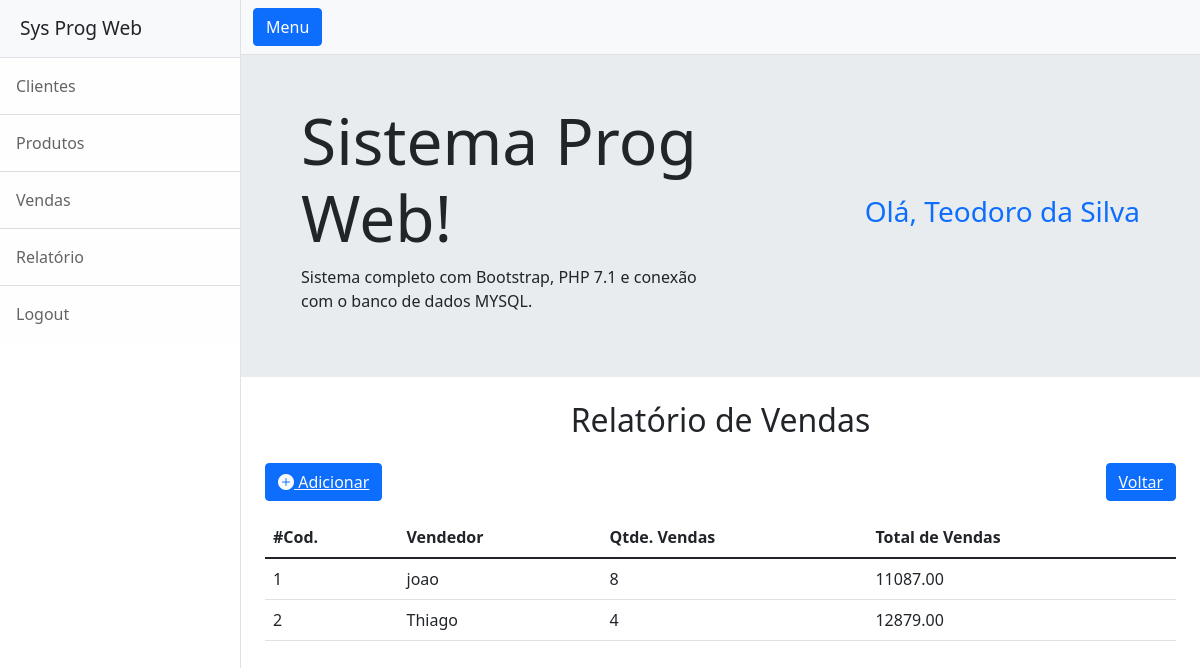
/relatorio.php (signed in), run on the app's committed database.
### tables this page shows
CREATE TABLE `vendedor` (
  `id_vendedor` int(11) NOT NULL,
  `nome` varchar(100) DEFAULT NULL
);

### relatorio.php (the view, shortened to what this page needs)
<?php
include './includes/connect.php';
include './includes/head.php';
include './includes/jumbotron.php';
?>
<div class="container">
  <div class="row mt-4">
    <div class="col-12 text-center">
      <h2>Relatório de Vendas</h2>
    </div>
  </div>
  <div class="container mb-4">
    <div class="row align-items-center">
      <div class="col-6 d-flex">
        <button class="btn btn-primary my-3">
          <a class="text-light" href="venda2.php"> <i class="bi bi-plus-circle-fill"></i> Adicionar </a>
        </button>
      </div>
      <div class="col-6 d-flex flex-row-reverse">
        <button class="btn btn-primary my-3">
          <a class="text-light" href="produto.php">Voltar</a>
        </button>
      </div>
    </div>
    <div class="row">
      <div class="col-12">
        <table class="table">
          <thead>
            <tr>
              <th scope="col">#Cod.</th>
              <th scope="col">Vendedor</th>
              <th scope="col">Qtde. Vendas</th>
              <th scope="col">Total de Vendas</th>
            </tr>
          </thead>
          <?php
          $query = "SELECT vendedor.id_vendedor, vendedor.nome, COUNT(venda.id_vendedor) as qtde, SUM(item_venda.total) as total
            FROM vendedor
            INNER JOIN venda
            ON vendedor.id_vendedor = venda.id_vendedor
            INNER JOIN item_venda
            ON item_venda.id_venda = venda.id_venda
            GROUP BY venda.id_vendedor ASC LIMIT 10";
          $sql = mysqli_query($con, $query) or die("Erro ao executar a consulta");
          while ($resultado = mysqli_fetch_array($sql)) {
            $id         = $resultado['id_vendedor'];
            $nome       = $resultado['nome'];
            $qtde       = $resultado['qtde'];
            $total      = $resultado['total'];
            echo "<tr>
												<td>" . $id . "</td>
												<td>" . $nome . "</td>
                        <td>" . $qtde . "</td>
												<td>" . $total . " </td>
											  </tr>";
          }
          ?>
        </table>
      </div>
    </div>
  </div>
</div>
</div>
</body>
</html>

### data on the page
vendedor: id_vendedor "1", nome "joao", qtde "8", total "11087.00"
vendedor: id_vendedor "2", nome "Thiago", qtde "4", total "12879.00"

### other printed values
$_SESSION['usuario'] "Teodoro da Silva"
